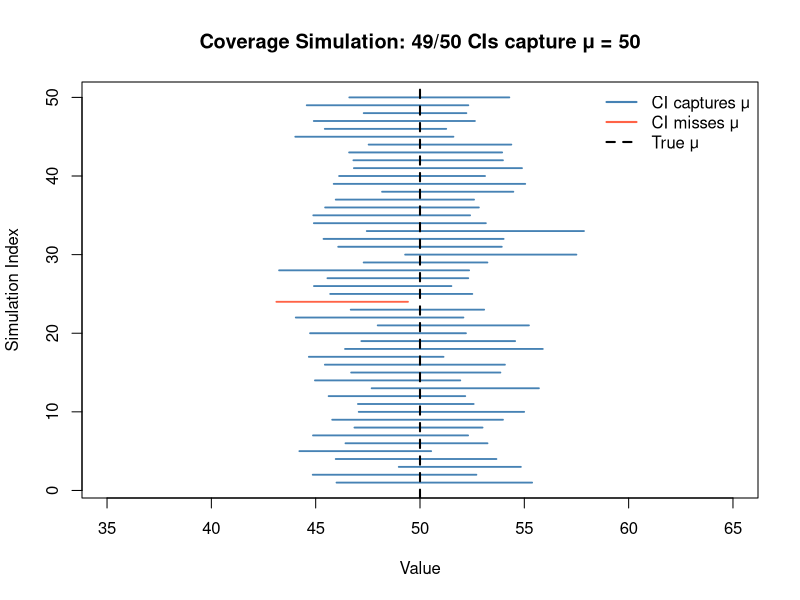
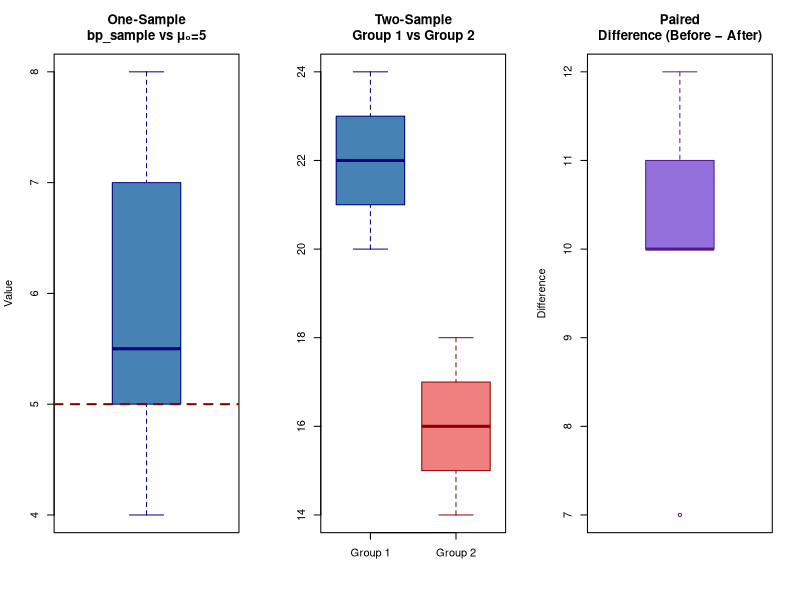

Here is the R script that generated these plots, in order:
## ---- chunk 1
knitr::opts_chunk$set(
  echo    = TRUE,
  warning = FALSE,
  message = FALSE,
  comment = "#>"
)

# Shared sample data used across several sections
bp_sample <- c(5, 7, 4, 6, 5, 8, 7, 6, 5, 4)
group1    <- c(20, 22, 21, 23, 24)
group2    <- c(14, 18, 15, 17, 16)
before    <- c(130, 142, 138, 125, 136)
after     <- c(120, 130, 128, 118, 125)
## ---- chunk 2
set.seed(42)

true_mu   <- 50
true_sd   <- 10
n         <- 30
n_reps    <- 50        # number of CIs to visualise
level     <- 0.95
captured  <- logical(n_reps)
ci_low    <- numeric(n_reps)
ci_high   <- numeric(n_reps)

for (i in 1:n_reps) {
  samp       <- rnorm(n, mean = true_mu, sd = true_sd)
  ci         <- t.test(samp, conf.level = level)$conf.int
  ci_low[i]  <- ci[1]
  ci_high[i] <- ci[2]
  captured[i] <- (ci[1] <= true_mu & true_mu <= ci[2])
}

# Plot CIs: green = captures true mean, red = misses
colours <- ifelse(captured, "steelblue", "tomato")

plot(NULL, xlim = c(35, 65), ylim = c(1, n_reps),
     main = paste0("Coverage Simulation: ", sum(captured), "/", n_reps,
                   " CIs capture μ = ", true_mu),
     xlab = "Value", ylab = "Simulation Index")

segments(ci_low, 1:n_reps, ci_high, 1:n_reps,
         col = colours, lwd = 1.8)
abline(v = true_mu, col = "black", lwd = 2, lty = 2)

legend("topright",
       legend = c("CI captures μ", "CI misses μ", "True μ"),
       col    = c("steelblue", "tomato", "black"),
       lty    = c(1, 1, 2), lwd = 2, bty = "n")
## ---- chunk 3
# --- One-sample t-test ---
# H0: μ = 5  (blood pressure reduction)
t.test(bp_sample, mu = 5)
## ---- chunk 4
# --- Independent two-sample t-test (Welch, default) ---
# H0: μ1 = μ2
t.test(group1, group2)

# --- Force equal variances (Student's t-test) ---
t.test(group1, group2, var.equal = TRUE)
## ---- chunk 5
# --- Paired t-test ---
# H0: mean difference = 0 (before vs after treatment)
t.test(before, after, paired = TRUE)
## ---- chunk 6
par(mfrow = c(1, 3))

# One-sample
boxplot(bp_sample,
        main = "One-Sample\nbp_sample vs μ₀=5",
        col  = "steelblue", border = "navy", ylab = "Value")
abline(h = 5, col = "darkred", lwd = 2, lty = 2)

# Two-sample
boxplot(group1, group2,
        names = c("Group 1", "Group 2"),
        main  = "Two-Sample\nGroup 1 vs Group 2",
        col   = c("steelblue", "lightcoral"),
        border = c("navy", "darkred"))

# Paired
boxplot(before - after,
        main = "Paired\nDifference (Before − After)",
        col  = "mediumpurple", border = "purple4", ylab = "Difference")
abline(h = 0, col = "darkred", lwd = 2, lty = 2)

par(mfrow = c(1, 1))
## ---- chunk 7
# --- One-sample proportion test ---
# H0: p = 0.5 (45 successes out of 100 trials)
prop.test(x = 45, n = 100, p = 0.5)

# --- Two-sample proportion test ---
# H0: p1 = p2
prop.test(x = c(45, 30), n = c(100, 80))
## ---- chunk 8
# --- Automated CI from t.test() ---
auto_ci <- t.test(bp_sample)$conf.int
cat("Automated 95% CI: [", round(auto_ci[1], 3), ",",
                           round(auto_ci[2], 3), "]\n")

# --- Manual CI from formula: x̄ ± t* × (s/√n) ---
x_bar      <- mean(bp_sample)
s          <- sd(bp_sample)
n          <- length(bp_sample)
t_critical <- qt(0.975, df = n - 1)    # two-tailed, df = n-1

margin     <- t_critical * (s / sqrt(n))
manual_ci  <- c(x_bar - margin, x_bar + margin)

cat("Manual 95% CI   : [", round(manual_ci[1], 3), ",",
                           round(manual_ci[2], 3), "]\n")

# Verify they match
all.equal(as.numeric(auto_ci), manual_ci)
